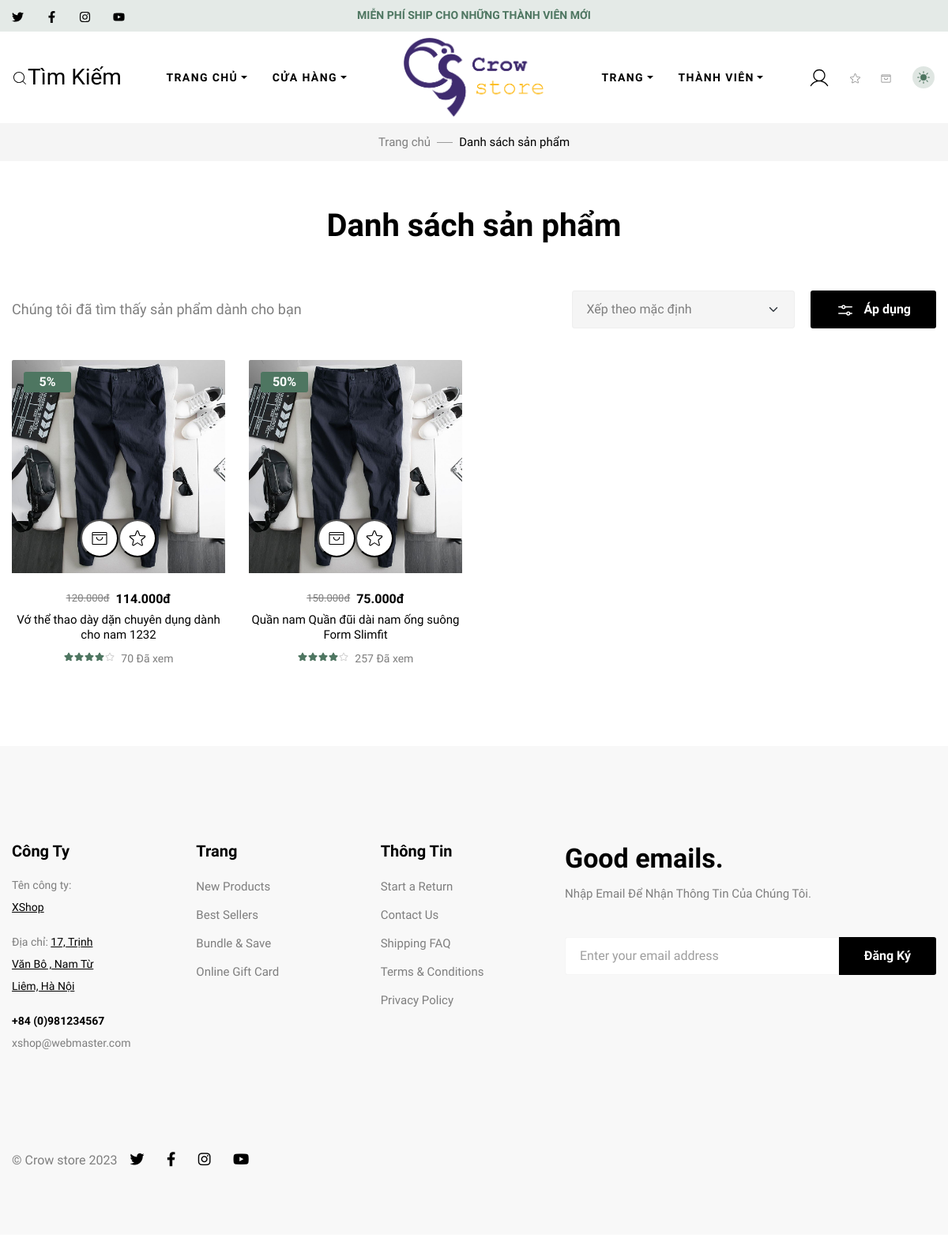
The app's page /index.php?act=listspdm&ma_loai=1 with its own data.
### tables this page shows
CREATE TABLE `san_pham` (
  `ma_san_pham` int(11) NOT NULL,
  `ten_san_pham` varchar(200) DEFAULT NULL,
  `ma_loai` int(11) DEFAULT NULL,
  `mo_ta` varchar(2000) DEFAULT NULL,
  `ngay_them` date DEFAULT NULL,
  `don_gia` double DEFAULT NULL,
  `giam_gia` double DEFAULT NULL,
  `so_luong` int(10) DEFAULT NULL,
  `thuong_hieu` varchar(200) NOT NULL,
  `luot_xem` int(10) DEFAULT 0,
  `trang_thai` tinyint(2) DEFAULT 0,
  `khuyen_mai` tinyint(2) NOT NULL DEFAULT 0 COMMENT ' 1 - sale',
  `anh` varchar(200) DEFAULT NULL,
  `anh1` varchar(200) DEFAULT NULL,
  `anh2` varchar(200) DEFAULT NULL,
  `anh3` varchar(200) DEFAULT NULL,
  `anh4` varchar(200) DEFAULT NULL
);

CREATE TABLE `lien_he` (
  `id_lien_he` int(11) NOT NULL,
  `ten_doanh_nghiep` varchar(200) NOT NULL,
  `dia_chi` varchar(200) DEFAULT NULL,
  `sdt` int(11) DEFAULT NULL,
  `logo` varchar(200) NOT NULL,
  `email` varchar(200) DEFAULT NULL,
  `trang_thai` tinyint(2) DEFAULT 0
);

### module/sanpham.php (called while the page is built, shortened)
<?php
function list_sanpham_by_danhmuchot($ma_loai){
   if(is_numeric($ma_loai)){
    $sql = "SELECT * FROM san_pham JOIN loai_hang ON san_pham.ma_loai = loai_hang.ma_loai WHERE san_pham.ma_loai = ? AND san_pham.trang_thai = 0 LIMIT 10";
   } else{
    $sql = "SELECT * FROM san_pham JOIN loai_hang ON san_pham.ma_loai = loai_hang.ma_loai WHERE san_pham.trang_thai = 0";
   }
    $data = pdo_query($sql, $ma_loai);
    return $data;
}
?>

### module/PDO.php (called while the page is built, shortened)
<?php
function pdo_query($sql){
    $sql_args = array_slice(func_get_args(),1);
    try{
        $stmt = $GLOBALS['PDO']->prepare($sql);
        $stmt->execute($sql_args);
        return $stmt->fetchAll(PDO::FETCH_ASSOC);
    }
    catch(PDOException $e){
        echo $e->getMessage();
        return false;
    }
    finally{
        unset($stmt);
    }
}
?>

### module/static.php (called while the page is built, shortened)
<?php
function admin_get_contract(){
    $sql = "SELECT * FROM lien_he";
    $result = pdo_query($sql);
    return $result;
}
?>

### view/listsanpham/list.php (the view, shortened to what this page needs)
<head>
</head>
<main id="content" class="wrapper layout-page">
  <section class="page-title z-index-2 position-relative">
    <div class="bg-body-secondary">
      <div class="container">
        <nav class="py-4 lh-30px" aria-label="breadcrumb">
          <ol class="breadcrumb justify-content-center py-1">
            <li class="breadcrumb-item">
              <a href="index.php">Trang chủ</a>
            </li>
            <li class="breadcrumb-item active" aria-current="page">Danh sách sản phẩm</li>
          </ol>
        </nav>
      </div>
    </div>
    <div class="text-center py-13">
      <div class="container">
        <h2 class="mb-0">Danh sách sản phẩm</h2>
      </div>
    </div>
  </section>
  <section class="container container-xxl">
    <div class="tool-bar mb-11 align-items-center justify-content-between d-lg-flex">
      <div class="tool-bar-left mb-6 mb-lg-0 fs-18px">Chúng tôi đã tìm thấy sản phẩm dành cho bạn</div>
      <div class="tool-bar-right align-items-center d-lg-flex">
        <?php
        if(!is_numeric($_GET["ma_loai"])){
         echo '';
        } else{
          ?>
          <ul class="list-unstyled d-flex align-items-center list-inline mb-0">
          <li class="list-inline-item me-0 w-100 w-lg-auto">
            <form action="index.php?act=listspdm&ma_loai=<?php echo $ma_loai?>" method="POST">
              <select class="form-select w-100 w-lg-auto" name="orderby">
                <option selected="0"> Xếp theo mặc định</option>
              </select>
          </li>
          <li class="list-inline-item d-none d-lg-block ms-7">
            <button data-bs-toggle="offcanvas" role="button" type="submit" name="odercode" class="btn btn-hover-border-primary btn-hover-bg-primary btn-hover-text-light btn-dark">
              <svg class="icon icon-SlidersHorizontal fs-4 me-4">
                <use xlink:href="#icon-SlidersHorizontal"></use>
              </svg> Áp dụng </button>
          </li>
        </ul>
        <?php
        }
        ?>
      </div>
    </div>
  </section>
  <div class="container container-xxl pb-16 pb-lg-18 mb-lg-3">
    <div class="row gy-50px">
        <?php
        foreach($data as $row){
            extract($row);
        ?>
      <div class="col-sm-6  col-lg-4 col-xl-3">
        <div class="card card-product grid-1 bg-transparent border-0" data-animate="fadeInUp">
          <figure class="card-img-top position-relative mb-7 overflow-hidden ">
            <a href="index.php?act=ctsp&ma_san_pham=<?php echo $ma_san_pham?>l" class="hover-zoom-in d-block" title="Shield Conditioner">
              <img src="#" data-src="image/<?php echo $anh?>" class="img-fluid lazy-image w-100" alt="Shield Conditioner" width="330" height="440">
            </a>
            <div class="position-absolute product-flash z-index-2 ">
              <span class="badge badge-product-flash on-sale bg-primary"><?php
$phan_tram_giam_gia = round(($don_gia - $giam_gia) / $don_gia * 100);
echo $phan_tram_giam_gia;
?>%</span>
            </div>
            <div class="position-absolute d-flex z-index-2 product-actions  horizontal">
            <?php
                if($so_luong == 0){
                  ?>
                    <button class="text-body-emphasis bg-body bg-dark-hover text-light-hover rounded-circle square product-action shadow-sm add_to_cart" href="#" data-bs-toggle="tooltip" data-bs-placement="top" data-bs-title="Sản phẩm hết hàng">
                    <svg class="icon icon-shopping-bag-open-light">
                      <use xlink:href="#icon-shopping-bag-open-light"></use>
                    </svg>
                    </button>
                    <?php
                     }else {
                    ?>
                    <form class="add-to-cart-form" action="index.php?act=cart" method="POST">
                    <button type="submit" name="addcart" class="text-body-emphasis bg-body bg-dark-hover text-light-hover rounded-circle square product-action shadow-sm add_to_cart" href="#" data-bs-toggle="tooltip" data-bs-placement="top" data-bs-title="Thêm Vào giỏ hàng">
                    <svg class="icon icon-shopping-bag-open-light">
                      <use xlink:href="#icon-shopping-bag-open-light"></use>
                    </svg>
                  </button>
                </form>
                <?php
                }
                ?>
                <form class="add-to-cart-form" action="index.php?act=wishlist" method="POST">
                    <button type="submit" name="wishlistadd" class="text-body-emphasis bg-body bg-dark-hover text-light-hover rounded-circle square product-action shadow-sm add_to_cart" href="#" data-bs-toggle="tooltip" data-bs-placement="top" data-bs-title="Thêm danh sách ưa thích">
                    <svg class="icon icon-star-light">
                      <use xlink:href="#icon-star-light"></use>
                    </svg>
                    </button>
                </form>
                </div>
          </figure>
          <div class="card-body text-center p-0">
            <span class="d-flex align-items-center price text-body-emphasis fw-bold justify-content-center mb-3 fs-6">
              <del class=" text-body fw-500 me-4 fs-13px"><?php echo number_format($don_gia, 0, ',', '.').'đ' ?></del>
              <ins class="text-decoration-none"><?php echo number_format($giam_gia, 0, ',', '.').'đ' ?></ins>
            </span>
            <h4 class="product-title card-title text-primary-hover text-body-emphasis fs-15px fw-500 mb-3">
              <a class="text-decoration-none text-reset" href="index.php?act=ctsp&ma_san_pham=<?php echo $ma_san_pham?>"><?php echo $ten_san_pham?></a>
            </h4>
            <div class="d-flex align-items-center fs-12px justify-content-center">
              <div class="rating">
                <div class="empty-stars">
                  <span class="star">
                    <svg class="icon star-o">
                      <use xlink:href="#star-o"></use>
                    </svg>
                  </span>
                  <span class="star">
                    <svg class="icon star-o">
                      <use xlink:href="#star-o"></use>
                    </svg>
                  </span>
                  <span class="star">
                    <svg class="icon star-o">
                      <use xlink:href="#star-o"></use>
                    </svg>
                  </span>
                  <span class="star">
                    <svg class="icon star-o">
                      <use xlink:href="#star-o"></use>
                    </svg>
                  </span>
                  <span class="star">
                    <svg class="icon star-o">
                      <use xlink:href="#star-o"></use>
                    </svg>
                  </span>
                </div>
                <div class="filled-stars" style="width: 80%">
                  <span class="star">
                    <svg class="icon star text-primary">
                      <use xlink:href="#star"></use>
                    </svg>
                  </span>
                  <span class="star">
                    <svg class="icon star text-primary">
                      <use xlink:href="#star"></use>
                    </svg>
                  </span>
                  <span class="star">
                    <svg class="icon star text-primary">
                      <use xlink:href="#star"></use>
                    </svg>
                  </span>
                  <span class="star">
                    <svg class="icon star text-primary">
                      <use xlink:href="#star"></use>
                    </svg>
                  </span>
                </div>
              </div>
              <span class="reviews ms-4 pt-3 fs-14px"><?php echo $luot_xem?> Đã xem</span>
            </div>
          </div>
        </div>
      </div>
      <?php
        }
        ?>
      </div>
    </div>
</main>

### view/footer.php
<footer class="pt-15 pt-lg-20 pb-16 footer bg-section-4">
<div class="container container-xxl pt-4">
<div class="row">
<?php
$data = admin_get_contract();
foreach ($data as $value) {
    extract($value);
}?>
<div class="col-lg col-md-4 col-12 mb-11 mb-lg-0 fs-14px">
<h3 class="fs-5 mb-6 ">Công Ty</h3>
<p class="pe-xl-18 lh-2">
Tên công ty: <a class href="#"><u class="fw-medium"><?=$ten_doanh_nghiep?></u></a>
</p>
<p class="pe-xl-18 lh-2">
Địa chỉ: <a class href="#"><u class="fw-medium"><?=$dia_chi?></u></a>
</p>
<p class="mb-0 lh-2"><strong class="text-body-emphasis">+84 (0)<?=$sdt?></strong>
<br>
<?=$email?>
</p>
</div>
<div class="col-lg col-md-4 col-12 mb-11 mb-lg-0">
<h3 class="fs-5 mb-6 ">Trang</h3>
<ul class="list-unstyled mb-0 fw-medium ">
<li class="pt-3 mb-4">
<a href="#" title="New Products" class="text-body">New Products</a>
</li>
<li class="pt-3 mb-4">
<a href="#" title="Best Sellers" class="text-body">Best Sellers</a>
</li>
<li class="pt-3 mb-4">
<a href="#" title="Bundle &amp; Save" class="text-body">Bundle &amp; Save</a>
</li>
<li class="pt-3 mb-4">
<a href="#" title="Online Gift Card" class="text-body">Online Gift Card</a>
</li>
</ul>
</div>
<div class="col-lg col-md-4 col-12 mb-11 mb-lg-0">
<h3 class="fs-5 mb-6 ">Thông Tin</h3>
<ul class="list-unstyled mb-0 fw-medium ">
<li class="pt-3 mb-4">
<a href="#" title="Start a Return" class="text-body">Start a Return</a>
</li>
<li class="pt-3 mb-4">
<a href="#" title="Contact Us" class="text-body">Contact Us</a>
</li>
<li class="pt-3 mb-4">
<a href="#" title="Shipping FAQ" class="text-body">Shipping FAQ</a>
</li>
<li class="pt-3 mb-4">
<a href="#" title="Terms &amp; Conditions" class="text-body">Terms &amp; Conditions</a>
</li>
<li class="pt-3 mb-4">
<a href="#" title="Privacy Policy" class="text-body">Privacy Policy</a>
</li>
</ul>
</div>
<div class="col-lg-5 col-12 mb-11 mb-lg-0">
<h3 class="mb-4 ">Good emails.</h3>
<p class="lh-2 ">Nhập Email Để Nhận Thông Tin Của Chúng Tôi.</p>
<form class=" pt-8">
<div class="input-group position-relative">
<input type="email" class="form-control bg-body rounded-left" placeholder="Enter your email address">
<button type="submit" class="btn btn-dark btn-hover-bg-primary btn-hover-border-primary ms-0">
Đăng Ký
</button>
</div>
</form>
</div>
</div>
<div class="row align-items-center mt-0 mt-lg-20 pt-lg-4">
<div class="col-sm-12 col-md-6 col-lg-4 d-flex align-items-center order-2 order-lg-1 fs-6 mt-8 mt-lg-0">
<p class="mb-0">© Crow store 2023</p>
<ul class="list-inline fs-18px ms-6 mb-0">
<li class="list-inline-item me-8">
<a href="#"><i class="fab fa-twitter"></i></a>
</li>
<li class="list-inline-item me-8">
<a href="#"><i class="fab fa-facebook-f"></i></a>
</li>
<li class="list-inline-item me-8">
<a href="#"><i class="fab fa-instagram"></i></a>
</li>
<li class="list-inline-item">
<a href="#"><i class="fab fa-youtube"></i></a>
</li>
</ul>
</div>
</div>
</div>
</footer>

### records on screen
san_pham: anh (picture), phan_tram_giam_gia "5", so_luong 0 (drawn), don_gia "120.000", giam_gia "114.000", ten_san_pham "Vớ thể thao dày dặn chuyên dụng dành cho nam 1232", luot_xem "70"
san_pham: anh (picture), phan_tram_giam_gia "50", don_gia "150.000", giam_gia "75.000", ten_san_pham "Quần nam Quần đũi dài nam ống suông Form Slimfit", luot_xem "257"
lien_he: ten_doanh_nghiep "XShop", dia_chi "17, Trịnh Văn Bô , Nam Từ Liêm, Hà Nội", sdt "981234567", email "xshop@webmaster.com"
